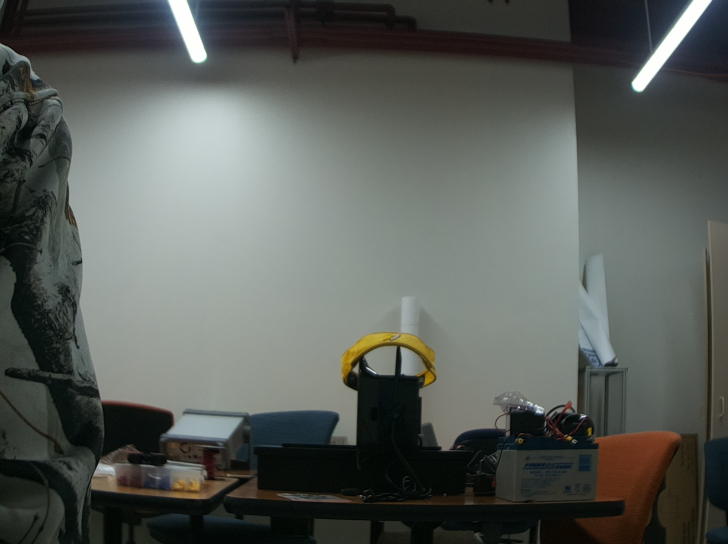
#> input picture test.jpg, 1456 x 1088 px, found by its file name (shown at 1/2 size)
$ python colortrack.py
#> lines starting #> are read from the running program, lines starting #| are printed output that depends on the picture; after the words box and inside, x2 and y2 are one past the last pixel; in counts of white or black regions, pixels touching at a corner belong together
import time
import numpy as np
import cv2
# [8 lines of commented-out code are left out]
def nothing(x):
    pass
#print('here')
cv2.namedWindow("Trackbars")
#print("here")
cv2.createTrackbar("L - H", "Trackbars", 0, 179, nothing)
#> slider 'L - H' is set to 35
cv2.createTrackbar("L - S", "Trackbars", 0, 255, nothing)
#> slider 'L - S' is set to 51
cv2.createTrackbar("L - V", "Trackbars", 0, 255, nothing)
#> slider 'L - V' is set to 51
cv2.createTrackbar("U - H", "Trackbars", 179, 179, nothing)
cv2.createTrackbar("U - S", "Trackbars", 255, 255, nothing)
cv2.createTrackbar("U - V", "Trackbars", 255, 255, nothing)


#picam.start()
#print("bw")
while True:
     # [6 lines of commented-out code are left out]
     frame = cv2.imread('/home/drone/Test/test.jpg')
#> frame is the input picture: shape (1088, 1456, 3); mean B, G, R 88.2, 92.8, 88.4
     # [6 lines of commented-out code are left out]

     frame=cv2.resize(frame,(640,480))
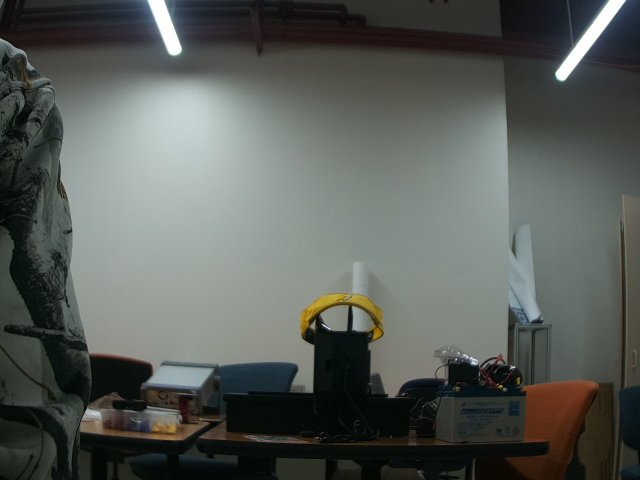
#> frame: shape (480, 640, 3); mean B, G, R 88.1, 92.7, 88.3
     hsv = cv2.cvtColor(frame, cv2.COLOR_BGR2HSV)
#> hsv: shape (480, 640, 3); mean H, S, V 64.1, 44.3, 94.8

     l_h = cv2.getTrackbarPos("L - H", "Trackbars")
     l_s = cv2.getTrackbarPos("L - S", "Trackbars")
     l_v = cv2.getTrackbarPos("L - V", "Trackbars")
     u_h = cv2.getTrackbarPos("U - H", "Trackbars")
     u_s = cv2.getTrackbarPos("U - S", "Trackbars")
     u_v = cv2.getTrackbarPos("U - V", "Trackbars")
     lower_blue = np.array([l_h, l_s, l_v])
     upper_blue = np.array([u_h, u_s, u_v])
     mask = cv2.inRange(hsv, lower_blue, upper_blue)
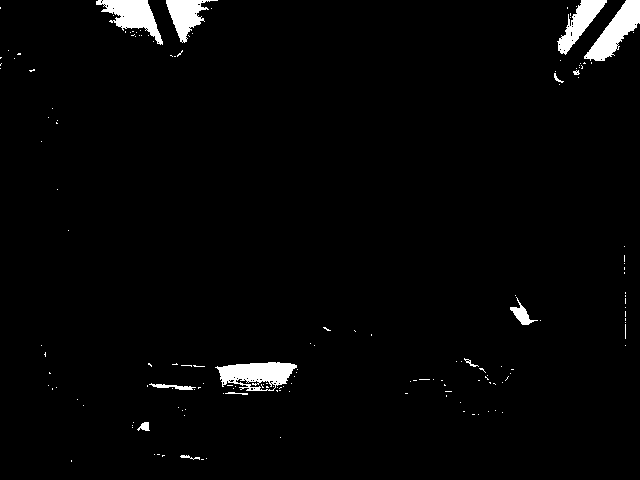
#> mask: shape (480, 640); 2.4% white; 162 white regions (149 under 20 px), largest, box (x1, y1, x2, y2) and area: (215, 362, 297, 391) 1476, (584, 0, 640, 61) 1471, (96, 0, 163, 45) 1343
     result = cv2.bitwise_and(frame, frame, mask=mask)
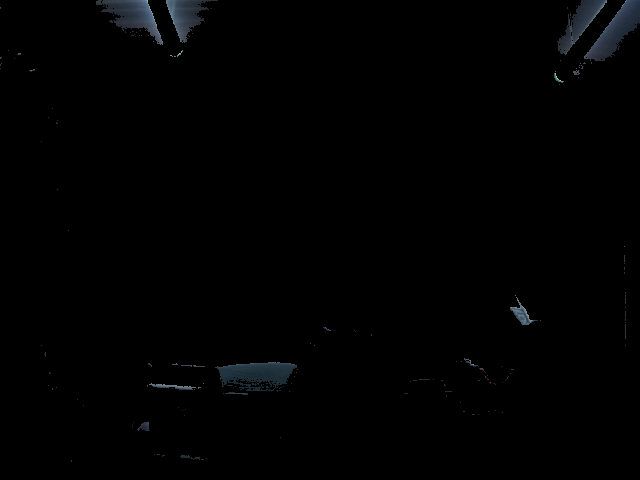
#> result: shape (480, 640, 3); mean B, G, R 1.8, 1.5, 1.2

    # show thresholded image
     cv2.imshow("mask", mask)
     cv2.imshow("result", result)

     key = cv2.waitKey(1) & 0xFF
#> (key q is pressed here)
     if key == ord("q"):
        break
#> (the run stopped early here; a loop or call above may not have finished)
